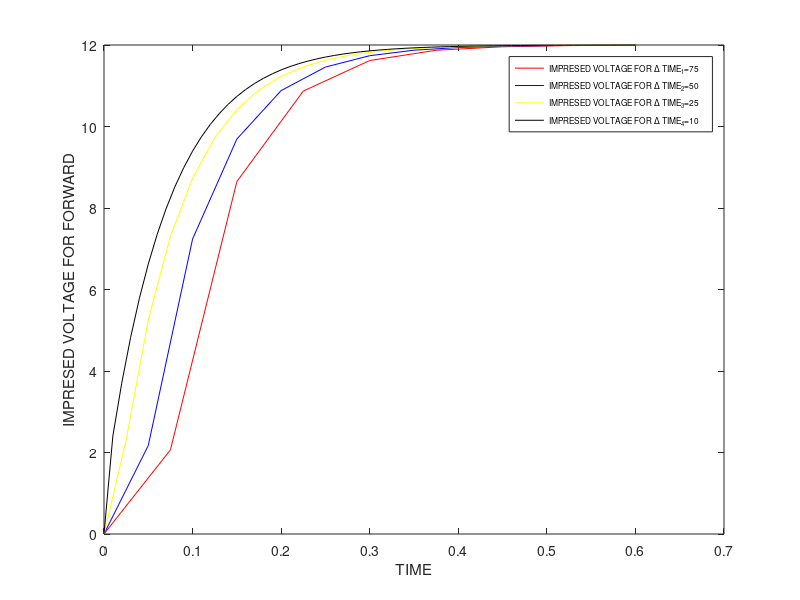
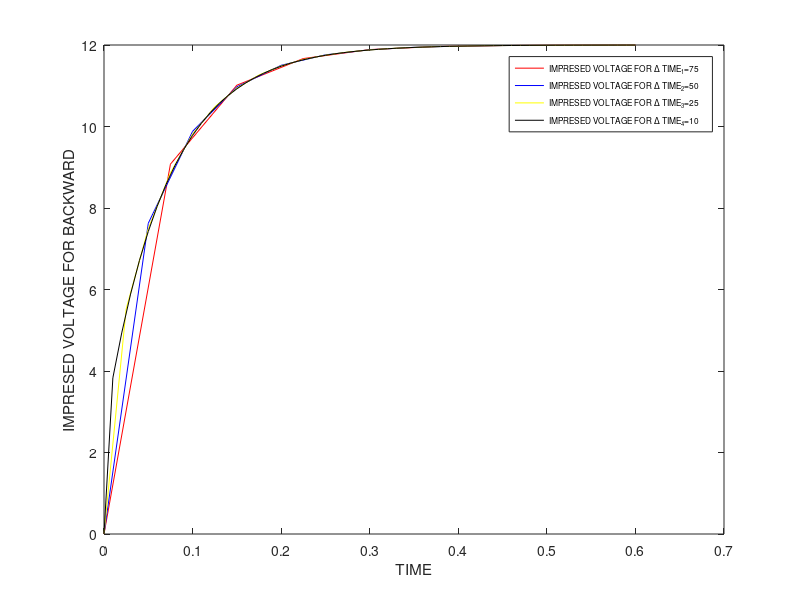
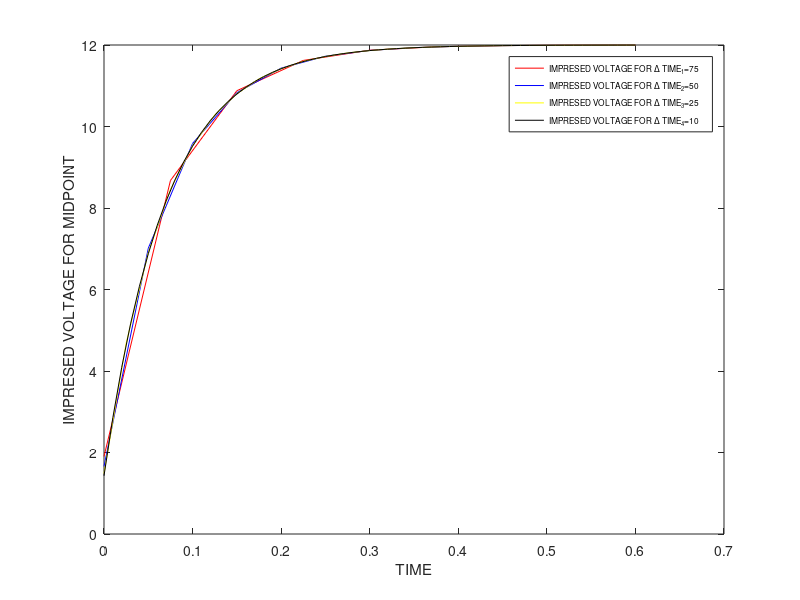
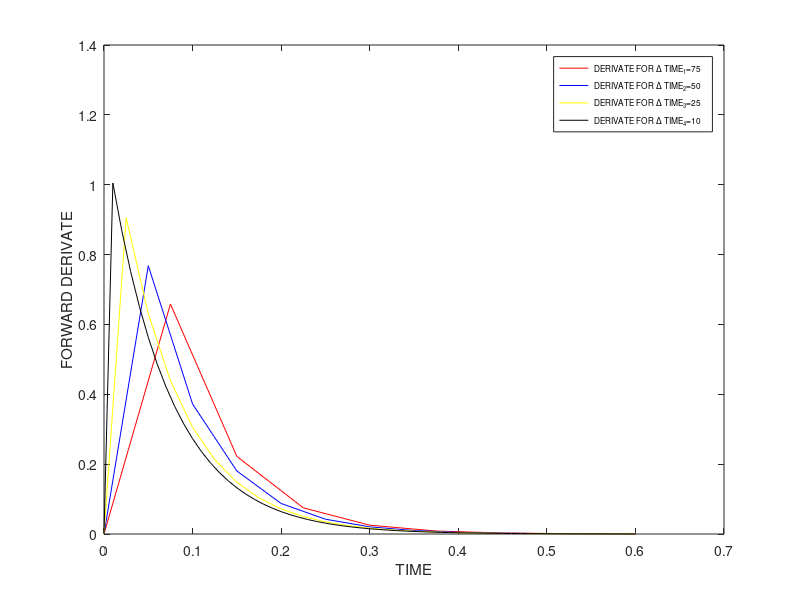

The MATLAB source for these figures, in order:
clear;
format long;
%Delta t (second) values given for .Dat files:
Delta_current_1_time =0.75;
Delta_current_2_time =0.50;
Delta_current_3_time =0.25;
Delta_current_4_time =0.10;

%Load command is used to read data from cuurrent1.dat file.
load current1.dat;
time_1= current1(1:end,1);
current_1=current1(1:end,2);

%The first method used to find the derivative is the forward method.
%The formulas used are also used for other dat files. There are only value differences.
a=1; 
derivate_1_forward=[]; %The array used to hold the calculated derivative values.
impressed_voltage1_1_array=[]; %The array used to hold the calculated impresed voltage values.
ForwardError1=[]; %The array used to hold the calculated error values.
while a<= length(current_1)-1
    
    df_1_forward = (current_1(a+1)-current_1(a)) / Delta_current_1_time ; %Derivative formula used for forward method.
    E = (0.98)* df_1_forward + (14.2)* current_1(a); %The impressed voltage is calculated here.
    fprintf("%f \n",E);
    derivate_1_forward(a+1)=df_1_forward; %The calculated derivative is transferred to the array in this section.
    impressed_voltage1_1_array(a+1)=E; %The calculated impresed voltage is transferred to the array in this section.
    Error1_forward= ((E-df_1_forward)/df_1_forward); %Error calculation is made in this section.
    ForwardError1(a+1)=Error1_forward;  %The calculated error value is transferred to the array in this section.
    a=a+1;
end

fprintf("--------------------------------------------\n");
%The second method used to find the derivative is the backward method.
%The formulas used are also used for other dat files. There are only value differences.
b=2;
derivate_1_backward=[];  %The array used to hold the calculated derivative values.
impressed_voltage1_2_array=[]; %The array used to hold the calculated impresed voltage values.
BackwardError1=[];  %The array used to hold the calculated error values.
while b <= length(current_1)
    
    df_1_backward = (current_1(b)-current_1(b-1))/ Delta_current_1_time ; %Derivative formula used for backward method.
    E = (0.98)* df_1_backward + (14.2)* current_1(b); %The impressed voltage is calculated here.
    fprintf("%f \n",E);
    derivate_1_backward(b)=df_1_backward; %The calculated derivative is transferred to the array in this section.
    impressed_voltage1_2_array(b)=E; %The calculated impresed voltage is transferred to the array in this section.
    Error1_backward= ((E-df_1_backward)/df_1_backward); %Error calculation is made in this section.
    BackwardError1(b)=Error1_backward;  %The calculated error value is transferred to the array in this section.
    b=b+1;
    
end

fprintf("--------------------------------------------\n");
%The third method used to find the derivative is the three point midpoint method.
%The formulas used are also used for other dat files. There are only value differences.
c=1;
derivate_1_midpoint=[]; %The array used to hold the calculated derivative values.
impressed_voltage1_3_array=[]; %The array used to hold the calculated impresed voltage values.
MidpointError1=[];  %The array used to hold the calculated error values.
while c <= length(current_1)
    if c==1  %In this section, the derivative is calculated using the first  values at the endpoint.
        df_1_midpoint= (-3*current_1(c)+ 4*(current_1(c+1))-(current_1(c+2)))/2*Delta_current_1_time;
        E = (0.98)* df_1_midpoint + (14.2)* current_1(c); %For the first derivatives, the impressed voltage value is calculated
        fprintf("%f \n",E);
    elseif 1< c && c < length(current_1)
        df_1_midpoint = (current_1(c+1)-current_1(c-1))/ 2*Delta_current_1_time; %Derivative formula used for midpoint method.
        E= (0.98)* df_1_midpoint+ (14.2)* current_1(c);%The impressed voltage is calculated here.
        fprintf("%f \n",E);
    elseif c==length(current_1) %In this section, the derivative is calculated using the last values at the endpoint.
        df_1_midpoint= (-3*current_1(c)+ 4*(current_1(c-1))-(current_1(c-2)))/2*Delta_current_1_time;
        E = (0.98)* df_1_midpoint + (14.2)* current_1(c); %For the last derivatives, the impressed voltage value is calculated
        fprintf("%f \n",E);
        
    end
        
    derivate_1_midpoint(c)=df_1_midpoint; %The calculated derivative is transferred to the array in this section.
    impressed_voltage1_3_array(c)=E;  %The calculated impresed voltage is transferred to the array in this section.
    Error1_midpoint= ((E-df_1_midpoint)/df_1_midpoint);  %Error calculation is made in this section.
    MidpointError1(c)=Error1_midpoint;%The calculated error value is transferred to the array in this section.
    c=c+1;
end

fprintf("--------------------------------------------\n");
%Load command is used to read data from cuurrent2.dat file.
load current2.dat;
time_2= current2(1:end,1);
current_2=current2(1:end,2);

%The first method used to find the derivative is the forward method.
d=1; 
derivate_2_forward=[];
impressed_voltage2_1_array=[];
ForwardError2=[];
while d<= length(current_2)-1
    
    df_2_forward = (current_2(d+1)-current_2(d)) / Delta_current_2_time ;
    E = (0.98)* df_2_forward + (14.2)* current_2(d);
    fprintf("%f \n",E);
    derivate_2_forward(d+1)=df_2_forward;
    impressed_voltage2_1_array(d+1)=E;
    Error2_forward= ((E-df_2_forward)/df_2_forward);
    ForwardError2(d+1)=Error2_forward;
    d=d+1;
end
fprintf("--------------------------------------------\n");
%The second method used to find the derivative is the backward method.
e=2;
derivate_2_backward=[];
impressed_voltage2_2_array=[];
BackwardError2=[];
while e <= length(current_2)
    
    df_2_backward = (current_2(e)-current_2(e-1))/ Delta_current_2_time ;
    E = (0.98)* df_2_backward + (14.2)* current_2(e);
    fprintf("%f \n",E);
    derivate_2_backward(e)=df_2_backward;
    impressed_voltage2_2_array(e)=E;
    Error2_backward= ((E-df_2_backward)/df_2_backward);
    BackwardError2(e)=Error2_backward;
    e=e+1;
    
end
fprintf("--------------------------------------------\n");

%The third method used to find the derivative is the three point midpoint method. 
f=1;
derivate_2_midpoint=[];
impressed_voltage2_3_array=[];
MidpointError2=[];
while f <= length(current_2)
    if f==1 
        df_2_midpoint= (-3*current_2(f)+ 4*(current_2(f+1) )-(current_2(f+2)))/2*Delta_current_2_time;
        E = (0.98)* df_2_midpoint + (14.2)* current_2(f);
        fprintf("%f \n",E);
    elseif 1<f && f<length(current_2)
        df_2_midpoint = (current_2(f+1)-current_2(f-1))/ 2*Delta_current_2_time;
        E= (0.98)* df_2_midpoint+ (14.2)* current_2(f);
        fprintf("%f \n",E);
    elseif f==length(current_2)
        df_2_midpoint= (-3*current_2(f)+ 4*(current_2(f-1) )-(current_2(f-2)))/2*Delta_current_2_time;
        E = (0.98)* df_2_midpoint + (14.2)* current_2(f);
        fprintf("%f \n",E);
        
    end
   
    derivate_2_midpoint(f)=df_2_midpoint;
    impressed_voltage2_3_array(f)=E;
    Error2_midpoint= ((E-df_2_midpoint)/df_2_midpoint);
    MidpointError2(f)=Error2_midpoint;
    f=f+1;
    
 end

fprintf("--------------------------------------------\n");
%Load command is used to read data from cuurrent3.dat file.
load current3.dat;
time_3= current3(1:end,1);
current_3=current3(1:end,2);

%The first method used to find the derivative is the forward method.
g=1; 
derivate_3_forward=[];
impressed_voltage3_1_array=[];
ForwardError3=[];
while g<= length(current_3)-1
    
    df_3_forward = (current_3(g+1)-current_3(g)) / Delta_current_3_time ;
    E = (0.98)* df_3_forward + (14.2)* current_3(g);
    fprintf("%f \n",E);
    derivate_3_forward(g+1)=df_3_forward;
    impressed_voltage3_1_array(g+1)=E;
    Error3_forward= ((E-df_3_forward)/df_3_forward);
    ForwardError3(g+1)=Error3_forward;
    g=g+1;
end
fprintf("--------------------------------------------\n");
%%The second method used to find the derivative is the backward method.
h=2;
derivate_3_backward=[];
impressed_voltage3_2_array=[];
BackwardError3=[];
while h <= length(current_3)
    
    df_3_backward = (current_3(h)-current_3(h-1))/ Delta_current_3_time ;
    E = (0.98)* df_3_backward + (14.2)* current_3(h);
    fprintf("%f \n",E);
    derivate_3_backward(h)=df_3_backward;
    impressed_voltage3_2_array(h)=E;
    Error3_backward= ((E-df_3_backward)/df_3_backward);
    BackwardError3(h)=Error3_backward;
    h=h+1;
    
end
fprintf("--------------------------------------------\n");

%The third method used to find the derivative is the three point midpoint method.
i=1;
derivate_3_midpoint=[];
impressed_voltage3_3_array=[];
MidpointError3=[];
while i <= length(current_3)
    if i==1 
        df_3_midpoint= (-3*current_3(i)+ 4*(current_3(i+1) )-(current_3(i+2)))/2*Delta_current_3_time;
        E = (0.98)* df_3_midpoint + (14.2)* current_3(i);
        fprintf("%f \n",E);
    elseif 1<i && i<length(current_3)
        df_3_midpoint = (current_3(i+1)-current_3(i-1))/ 2*Delta_current_3_time;
        E= (0.98)* df_3_midpoint+ (14.2)* current_3(i);
        fprintf("%f \n",E);
    elseif i==length(current_3)
        df_3_midpoint= (-3*current_3(i)+ 4*(current_3(i-1) )-(current_3(i-2)))/2*Delta_current_3_time;
        E = (0.98)* df_3_midpoint + (14.2)* current_3(i);
        fprintf("%f \n",E);
    end
    
    derivate_3_midpoint(i)=df_3_midpoint;
    impressed_voltage3_3_array(i)=E;
    Error3_midpoint= ((E-df_3_midpoint)/df_3_midpoint);
    MidpointError3(i)=Error3_midpoint;
    i=i+1;
    
end
fprintf("--------------------------------------------\n");

%Load command is used to read data from cuurrent4.dat file.
load current4.dat;
time_4= current4(1:end,1);
current_4=current4(1:end,2);

%The first method used to find the derivative is the forward method.
j=1; 
derivate_4_forward=[];
impressed_voltage4_1_array=[];
ForwardError4=[];
while j<= length(current_4)-1
    
    df_4_forward = (current_4(j+1)-current_4(j)) / Delta_current_4_time ;
    E = (0.98)* df_4_forward + (14.2)* current_4(j);
    fprintf("%f \n",E);
    derivate_4_forward(j+1)=df_4_forward;
    impressed_voltage4_1_array(j+1)=E;
    Error4_forward= ((E-df_4_forward)/df_4_forward);
    ForwardError4(j+1)=Error4_forward;
    j=j+1;
end
fprintf("--------------------------------------------\n");
%%The second method used to find the derivative is the backward method.
k=2;
derivate_4_backward=[];
impressed_voltage4_2_array=[];
BackwardError4=[];
while k <= length(current_4)
    
    df_4_backward = (current_4(k)-current_4(k-1))/ Delta_current_4_time ;
    E = (0.98)* df_4_backward + (14.2)* current_4(k);
    fprintf("%f \n",E);
    derivate_4_backward(k)=df_4_backward;
    impressed_voltage4_2_array(k)=E;
    Error4_backward= ((E-df_4_backward)/df_4_backward);
    BackwardError4(k)=Error4_backward;
    k=k+1;
    
end
fprintf("--------------------------------------------\n");

%The third method used to find the derivative is the three point midpoint method.  
l=1;
derivate_4_midpoint=[];
impressed_voltage4_3_array=[];
MidpointError4=[];
while l<= length(current_4)
   if l==1 
        df_4_midpoint= (-3*current_4(l)+ 4*(current_4(l+1) )-(current_4(l+2)))/2*Delta_current_4_time;
        E = (0.98)* df_4_midpoint + (14.2)* current_4(l);
        fprintf("%f \n",E);
   elseif 1<l && l<length(current_4)
        df_4_midpoint = (current_4(l+1)-current_4(l-1))/ 2*Delta_current_4_time;
        E= (0.98)* df_4_midpoint+ (14.2)* current_4(l);
        fprintf("%f \n",E);
   elseif l== length(current_4)
        df_4_midpoint= (-3*current_4(l)+ 4*(current_4(l-1) )-(current_4(l-2)))/2*Delta_current_4_time;
        E = (0.98)* df_3_midpoint + (14.2)* current_4(l);
        fprintf("%f \n",E);
    end
    
    derivate_4_midpoint(l)=df_4_midpoint;
    impressed_voltage4_3_array(l)=E;
    Error4_midpoint= ((E-df_4_midpoint)/df_4_midpoint);
    MidpointError4(l)=Error4_midpoint;
    l=l+1;
    
end


fprintf("--------------------------------------------\n");
% The 1st figure for impresed voltage calculated with forward method.
figure(1);
plot(time_1,impressed_voltage1_1_array,'-r');
hold on;
plot(time_2,impressed_voltage2_1_array,'-b');
hold on;
plot(time_3,impressed_voltage3_1_array,'-y');
hold on;
plot(time_4,impressed_voltage4_1_array,'-k');
xlabel('TIME');
ylabel('IMPRESED VOLTAGE FOR FORWARD');
legend({'IMPRESED VOLTAGE FOR \Delta TIME_1=75','IMPRESED VOLTAGE FOR \Delta TIME_2=50','IMPRESED VOLTAGE FOR \Delta TIME_3=25','IMPRESED VOLTAGE FOR \Delta TIME_4=10'},'FontSize',6);

% The 2nd figure for impresed voltage calculated with backward method.
figure(2);
plot(time_1,impressed_voltage1_2_array,'-r');
hold on;
plot(time_2,impressed_voltage2_2_array,'-b');
hold on;
plot(time_3,impressed_voltage3_2_array,'-y');
hold on;
plot(time_4,impressed_voltage4_2_array,'-k');
xlabel('TIME');
ylabel('IMPRESED VOLTAGE FOR BACKWARD');
legend({'IMPRESED VOLTAGE FOR \Delta TIME_1=75','IMPRESED VOLTAGE FOR \Delta TIME_2=50','IMPRESED VOLTAGE FOR \Delta TIME_3=25','IMPRESED VOLTAGE FOR \Delta TIME_4=10'},'FontSize',6);

% The 3rd figure for impresed voltage calculated with midpoint method.
figure(3);
plot(time_1,impressed_voltage1_3_array,'-r');
hold on;
plot(time_2,impressed_voltage2_3_array,'-b');
hold on;
plot(time_3,impressed_voltage3_3_array,'-y');
hold on;
plot(time_4,impressed_voltage4_3_array,'-k');
xlabel('TIME');
ylabel('IMPRESED VOLTAGE FOR MIDPOINT');
legend({'IMPRESED VOLTAGE FOR \Delta TIME_1=75','IMPRESED VOLTAGE FOR \Delta TIME_2=50','IMPRESED VOLTAGE FOR \Delta TIME_3=25','IMPRESED VOLTAGE FOR \Delta TIME_4=10'},'FontSize',6);

% The 4th figure for derivate calculated with forward method.
figure(4);
plot(time_1,derivate_1_forward,'-r');
hold on;
plot(time_2,derivate_2_forward,'-b');
hold on;
plot(time_3,derivate_3_forward,'-y');
hold on;
plot(time_4,derivate_4_forward,'-k');
xlabel('TIME');
ylabel('FORWARD DERIVATE');
legend({'DERIVATE FOR \Delta TIME_1=75','DERIVATE FOR \Delta TIME_2=50','DERIVATE FOR \Delta TIME_3=25','DERIVATE FOR \Delta TIME_4=10'},'FontSize',6);

% The 5th figure for derivate calculated with backward method.
figure(5);
plot(time_1,derivate_1_backward,'-r');
hold on;
plot(time_2,derivate_2_backward,'-b');
hold on;
plot(time_3,derivate_3_backward,'-y');
hold on;
plot(time_4,derivate_4_backward,'-k');
xlabel('TIME');
ylabel('BACKWARD DERIVATE');
legend({'DERIVATE FOR \Delta TIME_1=75','DERIVATE FOR \Delta TIME_2=50','DERIVATE FOR \Delta TIME_3=25','DERIVATE FOR \Delta TIME_4=10'},'FontSize',6);

% The 6th figure for derivate calculated with midpoint method.
figure(6);
plot(time_1,derivate_1_midpoint,'-r');
hold on;
plot(time_2,derivate_2_midpoint,'-b');
hold on;
plot(time_3,derivate_3_midpoint,'-y');
hold on;
plot(time_4,derivate_4_midpoint,'-k');
xlabel('TIME');
ylabel('MIDPOINT DERIVATE');
legend({'DERIVATE FOR \Delta TIME_1=75','DERIVATE FOR \Delta TIME_2=50','DERIVATE FOR \Delta TIME_3=25','DERIVATE FOR \Delta TIME_4=10'},'FontSize',6);

% The 7th figure for error values calculated with forward method.
figure(7);
plot(time_1,ForwardError1,'-r');
hold on;
plot(time_2,ForwardError2,'-b');
hold on;
plot(time_3,ForwardError3,'-y');
hold on;
plot(time_4,ForwardError4,'-k');
xlabel('TIME');
ylabel('FORWARD ERROR');
legend({'ERROR FOR \Delta TIME_1=75','ERROR FOR \Delta TIME_2=50','ERROR FOR \Delta TIME_3=25','ERROR FOR \Delta TIME_4=10'},'FontSize',6);

% The 8th figure for error values calculated with backward method.
figure(8);
plot(time_1,BackwardError1,'-r');
hold on;
plot(time_2,BackwardError2,'-b');
hold on;
plot(time_3,BackwardError3,'-y');
hold on;
plot(time_4,BackwardError4,'-k');
xlabel('TIME');
ylabel('BACKWARD ERROR');
legend({'ERROR FOR \Delta TIME_1=75','ERROR FOR \Delta TIME_2=50','ERROR FOR \Delta TIME_3=25','ERROR FOR \Delta TIME_4=10'},'FontSize',6);

% The 9th figure for error values calculated with midpoint method.
figure(9);
plot(time_1,MidpointError1,'-r');
hold on;
plot(time_2,MidpointError2,'-b');
hold on;
plot(time_3,MidpointError3,'-y');
hold on;
plot(time_4,MidpointError4,'-k');
xlabel('TIME');
ylabel('MIDPOINT ERROR');
legend({'ERROR FOR \Delta TIME_1=75','ERROR FOR \Delta TIME_2=50','ERROR FOR \Delta TIME_3=25','ERROR FOR \Delta TIME_4=10'},'FontSize',6);
